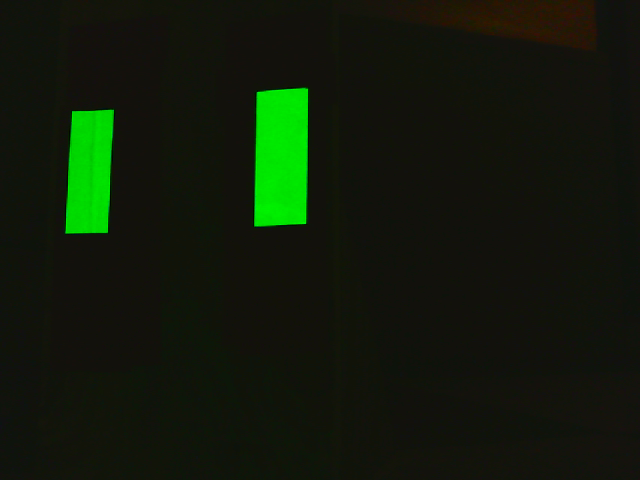
#> input picture img/vision_tape_2017.png, 640 x 480 px
$ jupyter execute cv_contours.ipynb   (shell and % lines are left out)   (older library calls are emulated)
#> lines starting #> are read from the running program, lines starting #| are printed output that depends on the picture; after the words box and inside, x2 and y2 are one past the last pixel; in counts of white or black regions, pixels touching at a corner belong together
# OpenCV Reflective Tape Detection

[cell 1]
# import stuff we need

import matplotlib.pyplot as plt
import cv2

## 1. Load the image

[cell 2]
img = cv2.imread("img/vision_tape_2017.png", cv2.IMREAD_COLOR)
#> img is the input picture: shape (480, 640, 3); mean B, G, R 10.5, 26.9, 16.9

# opencv loads color images in BGR, but matplot wants RGB
# so we need to convert between the two color spaces.
plt.imshow(cv2.cvtColor(img, cv2.COLOR_BGR2RGB))

## 2. Convert to HSV

HSV (hue, saturation, value) is an alternate color space which is often easier to work with than RGB (red, green, blue). HSV represents colors by their angle around the color wheel (hue), how saturated the color is, and how dark the color is (value).

[cell 3]
hsv = cv2.cvtColor(img, cv2.COLOR_BGR2HSV)
#> hsv: shape (480, 640, 3); mean H, S, V 34.9, 115.6, 27.8

## 3. Threshold

Use `cv2.inRange` to threshold the HSV image. Pixels that fall between the two supplied HSV colors will become white and everything else will become black.

Finding the right lower and upper bounds takes some experimenting and is somewhat specific to the camera and lighting you're using. In this example, we use the color range $\text{HSV}(110^{\circ}, 90\%, 78\%)$ to $\text{HSV}(130^{\circ}, 100\%, 100\%)$.

**Important:** In OpenCV, hue ranges from 0 to 180 so you need to **halve** the actual angle around the color wheel. Additionally, OpenCV uses saturation/value in the range 0 to 255, so you need to convert percentages.

[cell 4]
mask = cv2.inRange(hsv, (55, 230, 200), (75, 255, 255))
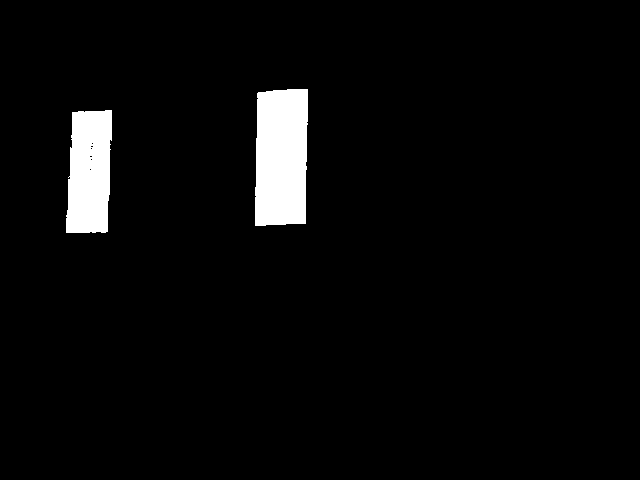
#> mask: shape (480, 640); 3.8% white; 2 white regions, box (x1, y1, x2, y2) and area: (255, 89, 308, 226) 6834, (66, 110, 112, 233) 4935
plt.imshow(mask, 'gray')

## 4. Mask Filtering

There's usually some noise in your image that can make the edges of your mask rough. To make the mask smoother, it's common to apply filters.

Use `cv2.erode` to erode away rough edges and use `cv2.dilate` to grow back the edges once they've been smoothed. Use the `iterations` argument to control how intense the erosion/dilation should be.

[cell 5]
mask = cv2.erode(mask, (5, 5), iterations=2)
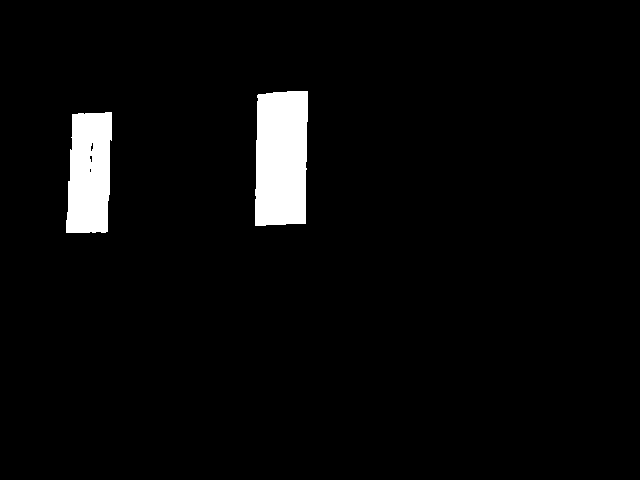
#> mask: shape (480, 640); 3.8% white; 2 white regions, box (x1, y1, x2, y2) and area: (255, 91, 308, 226) 6720, (66, 112, 112, 233) 4819
mask = cv2.dilate(mask, (5, 5), iterations=4)
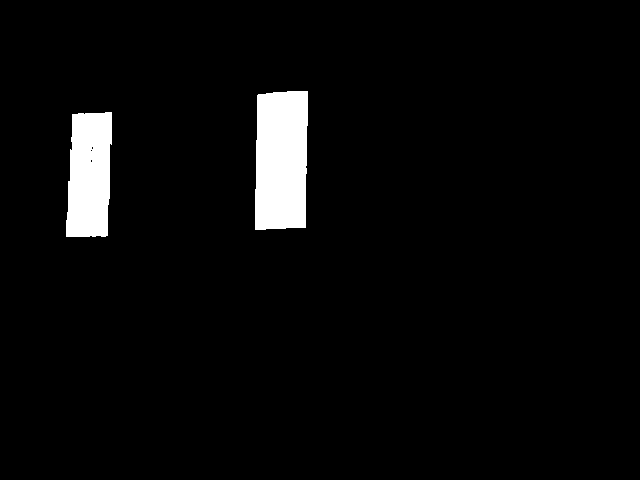
#> mask: shape (480, 640); 3.9% white; 2 white regions
plt.imshow(mask, 'gray')

## 5. Finding Contours

`cv2.findContours` does all the heavy lifting for you. If you want to visualize the contours, OpenCV also has a method for doing that: `cv2.drawContours`.

**Important:** some versions of OpenCV return two items from `findContours` and some return three. If your version returns two, the first item is the contours. If your version returns three, the second item is the contours (used below).

[cell 6]
_, contours, _ = cv2.findContours(mask, mode=cv2.RETR_LIST, method=cv2.CHAIN_APPROX_SIMPLE)
#> contours = 5 contours, 3 with area under 20; largest, box (x1, y1, x2, y2) and area: (255, 91, 308, 230) 6756, (66, 112, 112, 237) 4864

img_copy = img.copy() # copy image so original isn't overwritten
cv2.drawContours(img_copy, contours, -1, color=(0, 0, 255), thickness=3)
plt.imshow(img_copy)

## 6. Filtering Contours

Even after filtering your mask before finding contours, there will most likely be extraneous contours. As you can see below, there are more than two contours found:

[cell 7]
len(contours)
#> Out = 5

However, we only want the two contours that form the outline around the two green shapes. There are a number of ways to filter contours: by inspecting area, contour length, aspect ratio, polygon approximation, and more.

Filtering out contours with very small area is always a good idea. Here are the areas (in pixels) of the 5 detected contours (using `cv2.contourArea`):

[cell 8]
[cv2.contourArea(c) for c in contours]
#> Out = [4, 2, 4, 4864, 6756]

The contours with areas in the thousands of pixels seem likely to be what we're looking for, so let's filter out the rest using some minimum area threshold:

[cell 9]
min_area = 1000
filtered_contours = [c for c in contours if cv2.contourArea(c) > min_area]
#> filtered_contours = 2 contours; box (x1, y1, x2, y2) and area: (255, 91, 308, 230) 6756, (66, 112, 112, 237) 4864

len(filtered_contours)
#> Out = 2

We are now left with two contours. Drawing them on the original image confirms that they are the correct contours:

[cell 10]
img_copy = img.copy() # copy image so original isn't overwritten
cv2.drawContours(img_copy, filtered_contours, -1, color=(0, 0, 255), thickness=3)
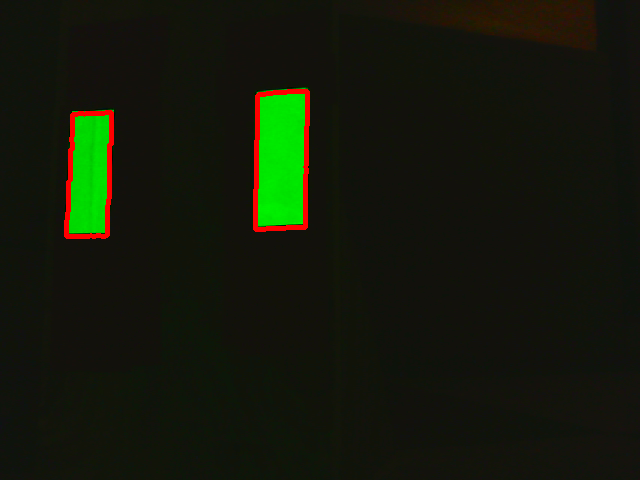
#> img_copy: shape (480, 640, 3); mean B, G, R 10.5, 25.2, 19.8
plt.imshow(img_copy)

## 7. Contour post-processing

After you've found good contours around the reflective targets, there are some additional steps that can be performed on them.

### 7a. Finding center of contours

It's often useful to describe the contour's position as a single point. The contour's centroid (center of mass) is a common choice for this point. This code computes and draws the centroid `(cx, cy)` for each filtered contour:

[cell 11]
img_copy = img.copy()

for c in filtered_contours:
    M = cv2.moments(c)
    # the center of mass is the first moment divided by the mass
    cx = M["m10"] / M["m00"]
    cy = M["m01"] / M["m00"]
    cx, cy = int(cx), int(cy) # coordinates need to be integers

    cv2.circle(img_copy, (cx, cy), 10, (255, 0, 0), thickness=-1)
#> this loop made 2 passes
#> (cx, cy) on passes 1 to 2: (89, 174), (280, 159)
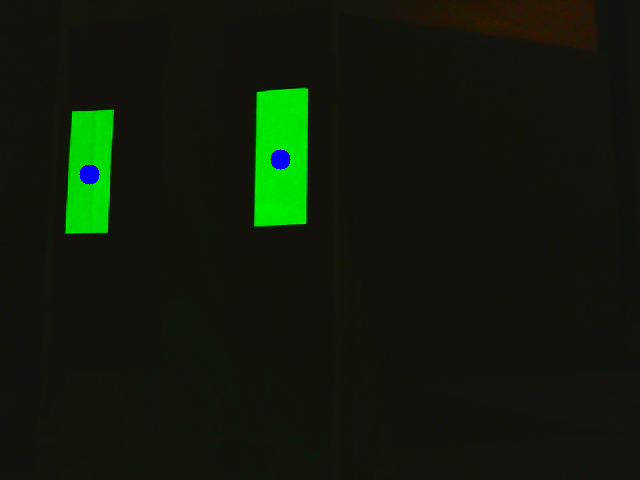
#> img_copy: shape (480, 640, 3); 0.21% of pixels changed, all inside (x1, y1, x2, y2) = (79, 149, 291, 185)

plt.imshow(img_copy)

### 7b. Polygon approximation

Intuitively, one might think the contours around the two targets have 4 points each – one for each corner. However, the contours actually have many more points (as seen by this code that displays the number of points in each contour):

[cell 12]
[len(c) for c in filtered_contours]
#> Out = [42, 27]

The reason each contour has so many points is to capture the detail that makes the targets not perfectly quadrilateral. It can be useful to create a polygon that approximates the original contour but with much fewer points. OpenCV has a method for this: `cv2.approxPolyDP`.

[cell 13]
img_copy = img.copy() # don't overwrite original image

approx_contours = []
for c in filtered_contours:
    epsilon = cv2.arcLength(c, closed=True) * 0.02
    approx = cv2.approxPolyDP(c, epsilon, closed=True)
    approx_contours.append(approx)
#> this loop made 2 passes
#> (epsilon, approx) on passes 1 to 2: (6.77, [[111, 112], [72, 114], [66, 236], [107, 235]]), (7.5, [[307, 91], [257, 95], [255, 229], [305, 227]])
#> after the loop, approx_contours = 2 contours; box (x1, y1, x2, y2) and area: (255, 91, 308, 230) 6744, (66, 112, 112, 237) 4892

[len(c) for c in approx_contours]
#> Out = [4, 4]

After approximating the contours, each contour has 4 points each.

It's worth explaining the `epsilon` passed to `approxPolyDP`. `epsilon` is the maximum allowable distance between the original contour and the approximated contour. It's usually sufficient to set `epsilon` to some small constant times the contour's perimeter (arc length).

If we draw the approximated contours, you can see they look very similar to the original contours but are quadrilaterals:

[cell 14]
cv2.drawContours(img_copy, approx_contours, -1, color=(0, 0, 255), thickness=3)
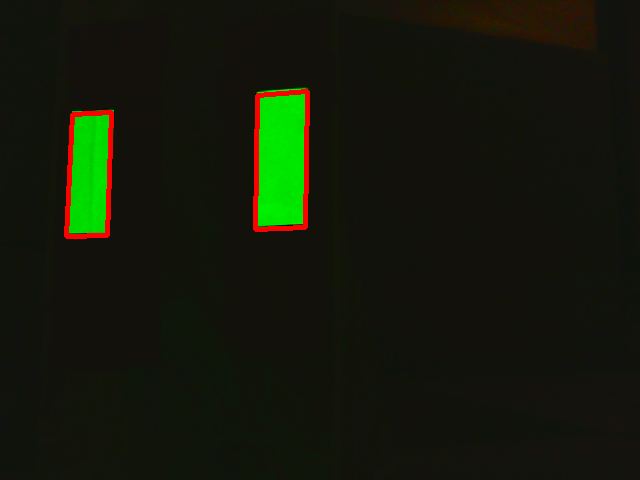
#> img_copy: shape (480, 640, 3); 1.12% of pixels changed, all inside (x1, y1, x2, y2) = (64, 89, 310, 239)
plt.imshow(img_copy)
